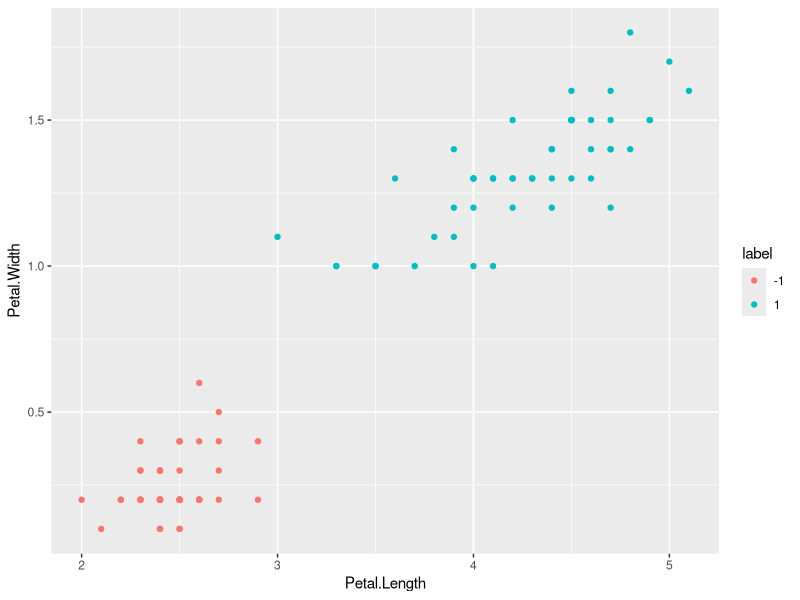
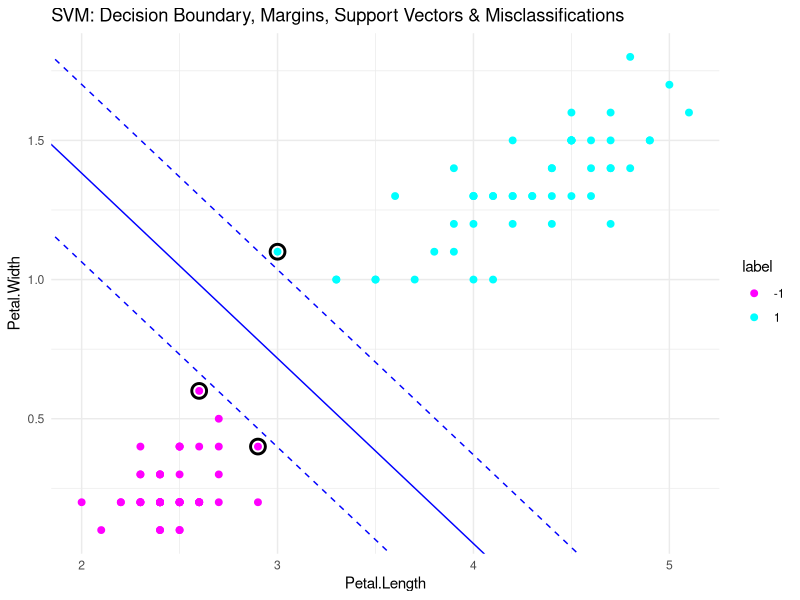
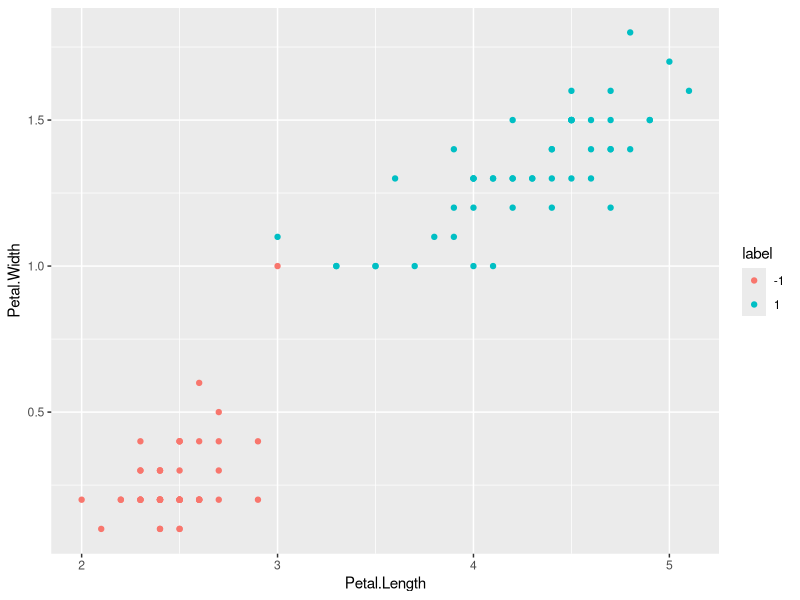
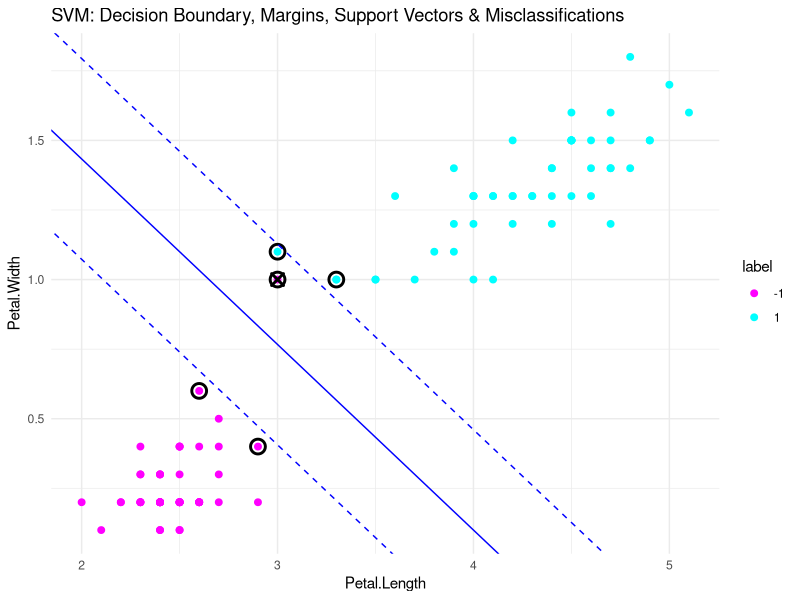
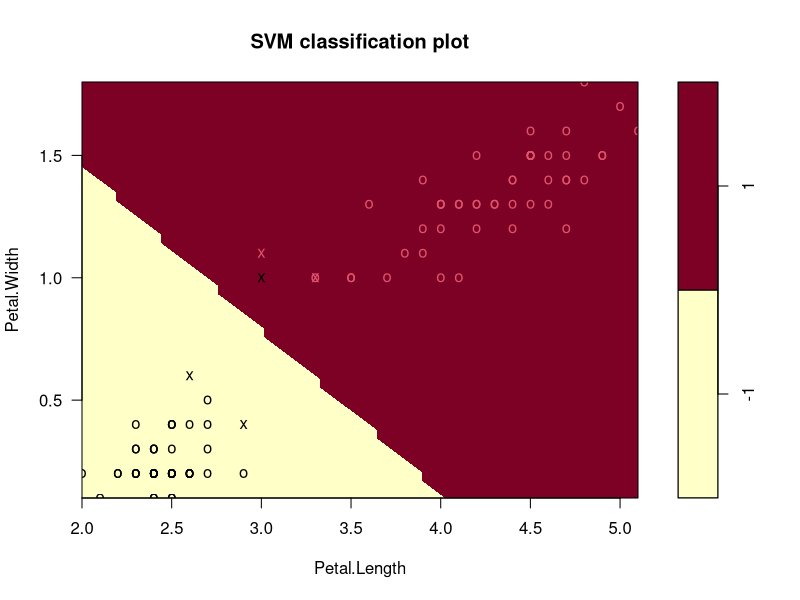
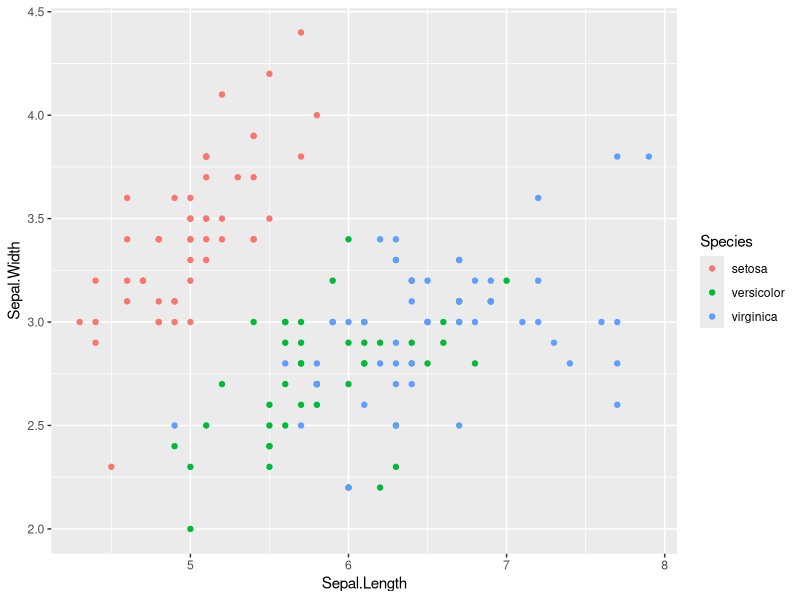
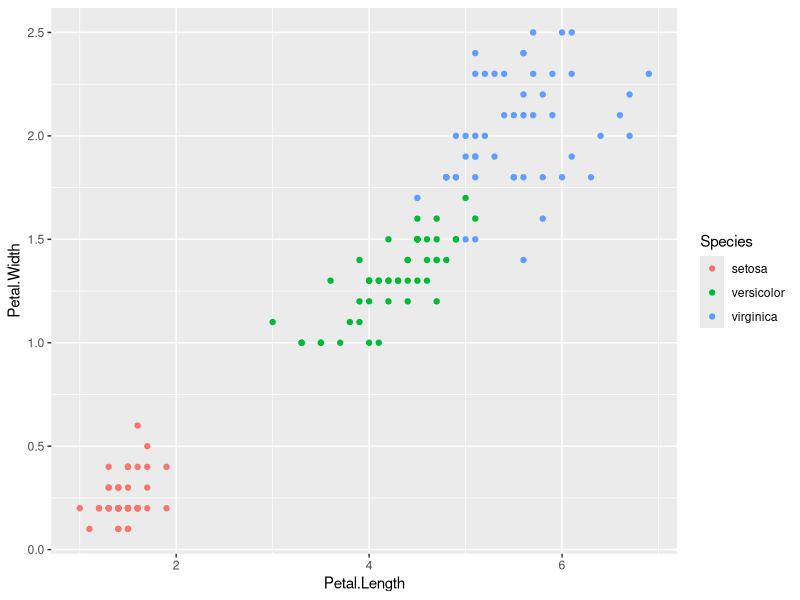

R code for these plots, in order: (Note: this script raises an error after producing the figures.)

#### Packages ####
library(tidyverse)    # data manipulation and visualization
library(kernlab)      # SVM methodology
library(e1071)        # SVM methodology
library(caret)

#### Helper Functions####

plot_svm_results <- function(model, data, xvar, yvar, labelvar) {
  # Predict on the data
  data$predicted <- predict(model, data)
  
  # Identify misclassified points
  data$misclassified <- data[[labelvar]] != data$predicted
  
  # Get support vectors
  sv <- data[model$index, ]
  
  # Get weights and intercept from model
  w <- t(model$coefs) %*% model$SV
  b <- -model$rho
  
  # Create decision boundary and margins
  slope <- -w[1]/w[2]
  intercept <- -b/w[2]
  margin <- 1 / sqrt(sum(w^2))
  
  # Create plotting grid
  ggplot(data, aes_string(x = xvar, y = yvar)) +
    # Points, color by true label
    geom_point(aes_string(color = labelvar), size = 2) +
    
    # Misclassified points
    geom_point(data = filter(data, misclassified), shape = 4, size = 3, color = "black", stroke = 1.5) +
    
    # Support vectors
    geom_point(data = sv, shape = 1, size = 4, color = "black", stroke = 1.5) +
    
    # Decision boundary
    geom_abline(slope = slope, intercept = intercept, color = "blue", linetype = "solid") +
    
    # Margins
    geom_abline(slope = slope, intercept = intercept +margin, color = "blue", linetype = "dashed") +
    geom_abline(slope = slope, intercept = intercept - margin, color = "blue", linetype = "dashed") +
    
    scale_color_manual(values = c("-1" = "magenta", "1" = "cyan")) +
    
    labs(title = "SVM: Decision Boundary, Margins, Support Vectors & Misclassifications") +
    theme_minimal()
}



#### Maximal Margin Classifier without outlier ####

# Create a Dataset
d.iris.mmc <- iris %>% 
  filter(Species %in%  c("setosa", "versicolor")) %>% 
  mutate(label = factor(ifelse(Species == "setosa", -1, 1))) %>%
  select(Petal.Length, Petal.Width, label)%>%
  mutate(
    Petal.Length = if_else(label == -1, Petal.Length + 1, Petal.Length),
    Petal.Width  = if_else(label == -1, Petal.Width + 0, Petal.Width)
  )


ggplot(data = d.iris.mmc, aes(x = Petal.Length, y = Petal.Width, color = label))+ 
  geom_point()

# Fit Support Vector Machine model to data set
svmfit <- svm(label ~ Petal.Length + Petal.Width, 
              data = d.iris.mmc, kernel = "linear", scale = FALSE, cost=1e5)

plot_svm_results(svmfit, d.iris.mmc, 
                 xvar = "Petal.Length", 
                 yvar = "Petal.Width", 
                 labelvar = "label")
# Plot with e1071 function
# plot(svmfit, d.iris.mmc,  formula = Petal.Width ~ Petal.Length)


#### Maximal Margin Classifier with outlier ####


outlier <- data.frame(Petal.Length = 3, Petal.Width = 1, label = factor(-1, levels = c(1,-1)))
d.iris.mmc <- rbind(d.iris.mmc, outlier)

ggplot(data = d.iris.mmc, aes(x = Petal.Length, y = Petal.Width, color = label))+ 
  geom_point()

# Fit Support Vector Machine model to data set
svmfit <- svm(label ~ Petal.Length + Petal.Width, 
              data = d.iris.mmc, kernel = "linear", scale = FALSE, cost=10)

plot_svm_results(svmfit, d.iris.mmc, 
                 xvar = "Petal.Length", 
                 yvar = "Petal.Width", 
                 labelvar = "label")
# Plot with e1071 function
plot(svmfit, d.iris.mmc,  formula = Petal.Width ~ Petal.Length)




#### Example SVM IRIS ####

#EDA
iris %>% ggplot(aes(x = Sepal.Length, y = Sepal.Width, color = Species)) + geom_point()

iris %>% ggplot(aes(x = Petal.Length, y = Petal.Width, color = Species)) + geom_point()

set.seed(123) 
indices <- createDataPartition(iris$Species, p=.85, list = F)

train <- iris %>%
  slice(indices) # 129 of 150 are train data
test_in <- iris %>%
  slice(-indices) %>% select(-Species) # 21 are test
test_truth <- iris %>%
  slice(-indices) %>%
  pull(Species) # these are the results of test data

# With Linear-Kernel
set.seed(123)
iris_svm_lin <- svm(Species ~ ., train, 
                kernel = "linear", scale = TRUE, cost = 10)

plot(iris_svm, train, Petal.Length ~ Petal.Width)
#Need to check in other 2D Plot where the 2 species are distinguishable --> insert coordinates to slice
plot(iris_svm, train, Petal.Length ~ Petal.Width, slice = list(Sepal.Length = 6, Sepal.Width = 3))


#With Radial-Kernel
set.seed(123)
iris_svm_radial <- svm(Species ~ ., train, 
                kernel = "radial", scale = TRUE, cost = 10)

plot(iris_svm, train, Petal.Length ~ Petal.Width, slice = list(Sepal.Length = 5.5, Sepal.Width = 3.25))

# Test Linear Model

test_pred <- predict(iris_svm_lin, test_in) 
table(test_pred)

conf_matrix <- confusionMatrix(test_pred, test_truth) 
conf_matrix

# Test Radial Model
test_pred <- predict(iris_svm_radial, test_in) 
table(test_pred)

conf_matrix <- confusionMatrix(test_pred, test_truth) 
conf_matrix
